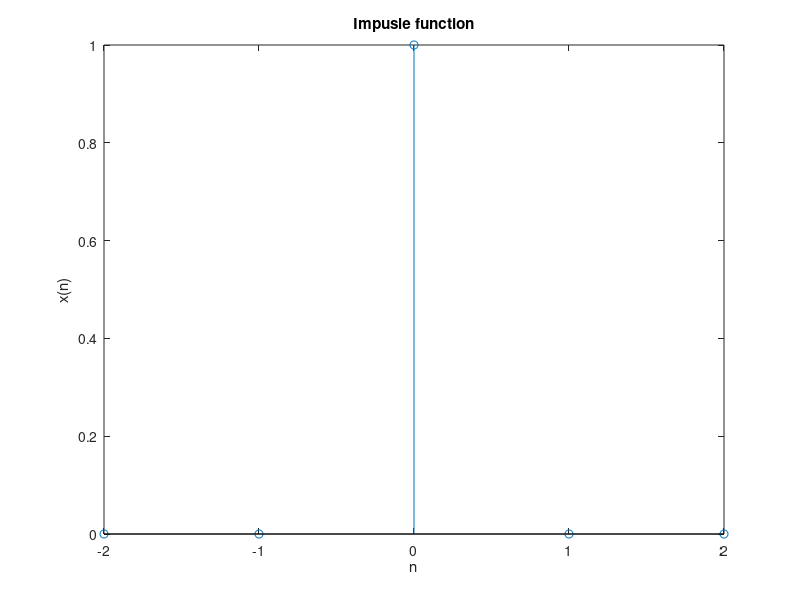

Source code (MATLAB):
clc;
close all;
n=-2:2;
x=[zeros(1,2), ones(1,1),zeros(1,2)];
stem(n,x);
title('Impusle function');
xlabel('n');
ylabel('x(n)');
